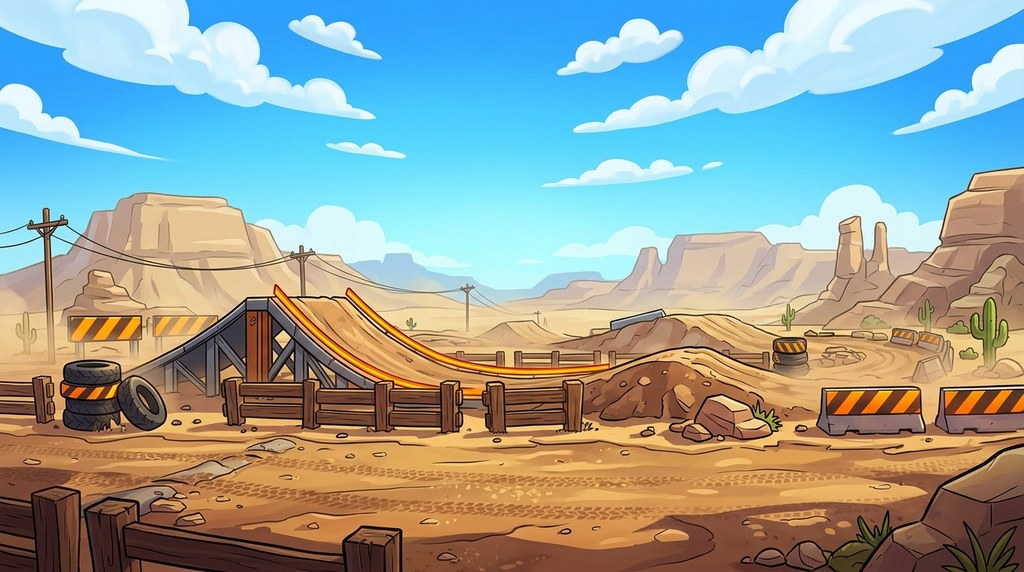
#> input picture assets/sky.jpg, 1024 x 572 px
$ python pipeline.py ../assets/sky.jpg --prefix ../assets/barrel.png
#> lines starting #> are read from the running program, lines starting #| are printed output that depends on the picture; after the words box and inside, x2 and y2 are one past the last pixel; in counts of white or black regions, pixels touching at a corner belong together
#!/usr/bin/env python3
"""Texture factory post-process: seamless tile + PBR maps (numpy+pillow only)."""
import argparse
from pathlib import Path

import numpy as np
from PIL import Image


def periodic_component(img):
    img = img.astype(np.float64)
    h, w = img.shape[:2]
    out = np.empty_like(img)
    for c in range(img.shape[2]):
        u = img[..., c]
        v = np.zeros_like(u)
        v[0, :] += u[-1, :] - u[0, :]
        v[-1, :] += u[0, :] - u[-1, :]
        v[:, 0] += u[:, -1] - u[:, 0]
        v[:, -1] += u[:, 0] - u[:, -1]
        fy = np.cos(2 * np.pi * np.arange(h) / h)[:, None]
        fx = np.cos(2 * np.pi * np.arange(w) / w)[None, :]
        denom = 2 * fy + 2 * fx - 4
        denom[0, 0] = 1.0
        s = np.fft.fft2(v) / denom
        s[0, 0] = 0.0
        out[..., c] = u - np.real(np.fft.ifft2(s))
    return np.clip(out, 0, 255)


# [19 lines left out: function offset_blend, not called in this run]


def flatten_luminance(img, sigma_frac=0.07):
    img = img.astype(np.float64)
    h, w = img.shape[:2]
    fy = np.fft.fftfreq(h)[:, None]
    fx = np.fft.fftfreq(w)[None, :]
    sigma = sigma_frac * min(h, w)
    k = np.exp(-2 * (np.pi * sigma) ** 2 * (fy ** 2 + fx ** 2))
    low = np.real(np.fft.ifft2(np.fft.fft2(img.mean(axis=2)) * k))
    return np.clip(img + (low.mean() - low)[..., None], 0, 255)


def _hcut_cyclic(D, tries=14):
    h, w = D.shape
    starts = np.argsort(D[:, 0] + D[:, -1])[:tries]
    best_cost, best_path = np.inf, None
    for s in starts:
        M = np.full((h, w), np.inf)
        M[s, 0] = D[s, 0]
        back = np.zeros((h, w), int)
        for j in range(1, w):
            prev = M[:, j - 1]
            up = np.concatenate(([np.inf], prev[:-1]))
            down = np.concatenate((prev[1:], [np.inf]))
            cand = np.stack([up, prev, down])
            M[:, j] = D[:, j] + cand.min(0)
            back[:, j] = cand.argmin(0) - 1
        if M[s, -1] >= best_cost:
            continue
        best_cost = M[s, -1]
        path = np.zeros(w, int)
        path[-1] = s
        for j in range(w - 1, 0, -1):
            path[j - 1] = path[j] + back[path[j], j]
        best_path = path
    return best_path


def _edge_energy(x):
    return (abs(np.diff(x, axis=1, prepend=x[:, :1]))
            + abs(np.diff(x, axis=0, prepend=x[:1])))


def _cut_axis(a, overlap, lam=0.6, stone_w=1.5, feather_px=3):
    n = a.shape[0]
    c = n // 2
    k = max(int(n * overlap / 2), 2)
    rolled = np.roll(a, c, axis=0)
    band = rolled[c - k:c + k].copy()
    cands = [int(n * f) for f in (0.25, 0.33, 0.5, 0.66, 0.75)]
    best, donor = np.inf, None
    for q in cands:
        if q - k < 0 or q + k > n:
            continue
        d = a[q - k:q + k]
        smooth = np.abs(d[k] - d[k - 1]).mean()
        fit = np.abs(band - d).mean()
        score = smooth * 3.0 + fit
        if score < best:
            best, donor = score, d
    D = np.abs(band - donor).mean(-1)
    cost = D + stone_w * (_edge_energy(band.mean(-1)) + _edge_energy(donor.mean(-1)))
    r = np.arange(k - 1)[:, None]
    up = _hcut_cyclic(cost[:k - 1] + lam * (k - 1 - r))
    lo = _hcut_cyclic(cost[k + 1:] + lam * r) + (k + 1)
    rows = np.arange(2 * k)[:, None]
    alpha = ((rows > up[None, :]) & (rows < lo[None, :])).astype(np.float64)
    if feather_px > 0:
        kern = np.ones(2 * feather_px + 1)
        kern /= kern.sum()
        alpha = np.apply_along_axis(
            lambda v: np.convolve(v, kern, mode="same"), 0, alpha)
        alpha[k - 1:k + 1] = 1.0
    rolled[c - k:c + k] = band * (1 - alpha[..., None]) + donor * alpha[..., None]
    return np.roll(rolled, -c, axis=0)


def make_seamless(img, overlap=0.25, flatten=True, blend="cut"):
    arr = np.asarray(img.convert("RGB")).astype(np.float64)
    if flatten:
        arr = flatten_luminance(arr)
    arr = periodic_component(arr)
    if blend == "cut":
        arr = _cut_axis(arr, overlap)
        arr = np.swapaxes(_cut_axis(np.swapaxes(arr, 0, 1), overlap), 0, 1)
        arr = np.clip(arr, 0, 255)
    else:
        arr = offset_blend(arr, overlap)
    return Image.fromarray(arr.astype(np.uint8))


def trim_border(img, frac):
    if frac <= 0:
        return img
    w, h = img.size
    k = int(min(w, h) * frac)
    return img.crop((k, k, w - k, h - k))


# [12 lines left out: function match_colors, not called in this run]


def run(inp, prefix, ref=None, trim=0.04, overlap=0.25, seam=True, blend="cut"):
#> called with inp = '../assets/sky.jpg', prefix = '../assets/barrel.png', trim = 0.04, overlap = 0.25, seam = True, blend = 'cut'
    out = Path(prefix)
    out.parent.mkdir(parents=True, exist_ok=True)
    img = trim_border(Image.open(inp), trim)
#> in trim_border, `w, h = img.size`: w = 1024; h = 572
#> in trim_border, `k = int(min(w, h) * frac)`: k = 22
    if ref:
        img = match_colors(img, Image.open(ref))
    if seam:
        img = make_seamless(img, overlap, blend=blend)
#> the loop in _cut_axis, `for q in cands:` made 5 passes
#> (smooth, fit, score, best) on pass 1: (2.74, 57, 65.21, 65.21)
#> (smooth, fit, score) on passes 2 to 5: (5.89, 56.01, 73.69), (9.08, 54.73, 81.97), (19.89, 56.51, 116.2), (16.4, 64.32, 113.5)
#> after the loop in _cut_axis, `for q in cands:`: best = 65.21
#> in _hcut_cyclic, `starts = np.argsort(D[:, 0] + D[:, -1])[:tries]`: starts = [17, 62, 43, 36, 41, 39, 42, 35, 63, 28, 27, 34, 33, 37]
#> the loop in _hcut_cyclic, `for s in starts:` made 14 passes
#> s on passes 2, 4, 5, 6, 7, 8, 9, 10, 12, 13, 14: 62, 36, 41, 39, 42, 35, 63, 28, 34, 33, 37
#> (s, best_cost) on passes 1, 3, 11: (17, 51288.8), (43, 51198.3), (27, 51184.8)
#> after the loop in _hcut_cyclic, `for s in starts:`:
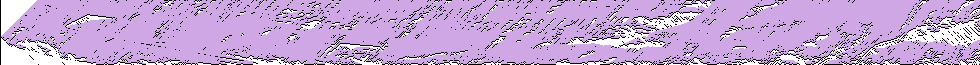
#> back: shape (65, 980) int64; 3 distinct labels, from -1 to 1; one colour per label, 0 black, -1 white
#> in _cut_axis, `up = _hcut_cyclic(cost[:k - 1] + lam * (k - 1 - r))`: up = 980 values, max 64 at index 95, min 16 at index 945, mean 56.37
#> call 2 of _hcut_cyclic, with tries = 14
#> in _hcut_cyclic (call 2), `starts = np.argsort(D[:, 0] + D[:, -1])[:tries]`: starts = [12, 6, 7, 10, 8, 11, 9, 5, 4, 3, 2, 1, 0, 13]
#> the loop in _hcut_cyclic (call 2), `for s in starts:` made 14 passes
#> s on passes 3, 4, 5, 6, 7, 9, 10, 11, 12, 13: 7, 10, 8, 11, 9, 4, 3, 2, 1, 0
#> (s, best_cost) on passes 1, 2, 8: (12, 39840.5), (6, 39812.4), (5, 39808.5)
#> after the loop in _hcut_cyclic (call 2), `for s in starts:`:
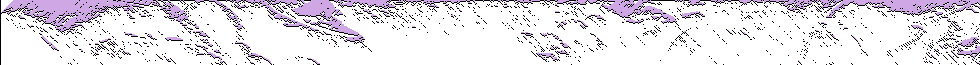
#> back: shape (65, 980) int64; 3 distinct labels, from -1 to 1; one colour per label, 0 black, -1 white
#> in _cut_axis, `lo = _hcut_cyclic(cost[k + 1:] + lam * r) + (k + 1)`: lo = 980 values, max 99 at index 60, min 67 at index 152, mean 72.72
#> in _cut_axis, `alpha = ((rows > up[None, :]) & (rows < lo[None, :])).astype(np.float64)`: alpha: shape (132, 980) float64; values 0 (black) and 1 (white), 11.6% white; 1 white region, box (x1, y1, x2, y2) and area: (0, 17, 980, 99) 15051
#> in _cut_axis, `alpha[k - 1:k + 1] = 1.0`: alpha: shape (132, 980) float64; min 0, max 1, mean 0.12
#> call 2 of _cut_axis, with overlap = 0.25, lam = 0.6, stone_w = 1.5, feather_px = 3
#> the loop in _cut_axis (call 2), `for q in cands:` made 5 passes
#> (smooth, fit, score, best) on passes 1 to 3: (10.17, 43.48, 73.98, 73.98), (7.67, 42.66, 65.68, 65.68), (3.02, 41.52, 50.59, 50.59)
#> (smooth, fit, score) on passes 4 to 5: (5.02, 42.95, 58.01), (5.91, 40.2, 57.94)
#> pass 1, in _cut_axis (call 2), `d = a[q - k:q + k]`:
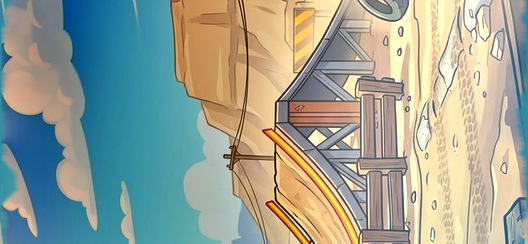
#> d: shape (244, 528, 3) float64; mean R, G, B 155.3, 162.3, 149.3
#> after the loop in _cut_axis (call 2), `for q in cands:`: best = 50.59
#> in _cut_axis (call 2), `cost = D + stone_w * (_edge_energy(band.mean(-1)) + _edge_energy(donor..`:
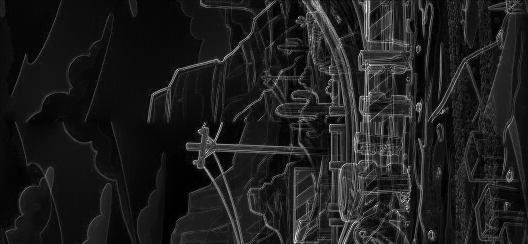
#> cost: shape (244, 528) float64; min 3.9, max 704.1, mean 86.8; drawn with min black and max white
#> call 3 of _hcut_cyclic, with tries = 14
#> in _hcut_cyclic (call 3), `starts = np.argsort(D[:, 0] + D[:, -1])[:tries]`: starts = [120, 118, 119, 117, 115, 116, 114, 112, 113, 111, 109, 110, 108, 107]
#> the loop in _hcut_cyclic (call 3), `for s in starts:` made 14 passes
#> s on passes 3 to 14: 119, 117, 115, 116, 114, 112, 113, 111, 109, 110, 108, 107
#> (s, best_cost) on passes 1 to 2: (120, 32076.6), (118, 32075.4)
#> after the loop in _hcut_cyclic (call 3), `for s in starts:`:
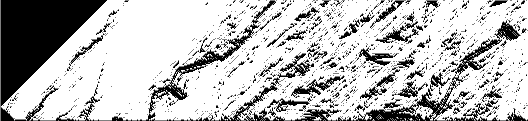
#> back: shape (121, 528) int64; min -1, max 1, mean 0.488; drawn with min black and max white
#> in _cut_axis (call 2), `up = _hcut_cyclic(cost[:k - 1] + lam * (k - 1 - r))`: up = 528 values, max 120 at index 5, min 109 at index 307, mean 117.4
#> call 4 of _hcut_cyclic, with tries = 14
#> in _hcut_cyclic (call 4), `starts = np.argsort(D[:, 0] + D[:, -1])[:tries]`: starts = [0, 3, 1, 2, 5, 4, 6, 7, 8, 10, 9, 11, 12, 16]
#> the loop in _hcut_cyclic (call 4), `for s in starts:` made 14 passes
#> best_cost on passes 1, 5: 29681.7, 29677.8
#> after the loop in _hcut_cyclic (call 4), `for s in starts:`:
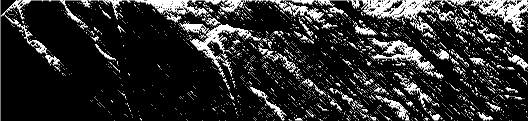
#> back: shape (121, 528) int64; min -1, max 1, mean -0.658; drawn with min black and max white
#> in _cut_axis (call 2), `lo = _hcut_cyclic(cost[k + 1:] + lam * r) + (k + 1)`: lo = 528 values, max 145 at index 503, min 123 at index 5, mean 128.3
#> in _cut_axis (call 2), `alpha = ((rows > up[None, :]) & (rows < lo[None, :])).astype(np.float64)`: alpha: shape (244, 528) float64; values 0 (black) and 1 (white), 4% white; 1 white region, box (x1, y1, x2, y2) and area: (0, 110, 528, 145) 5194
#> in _cut_axis (call 2), `alpha[k - 1:k + 1] = 1.0`:
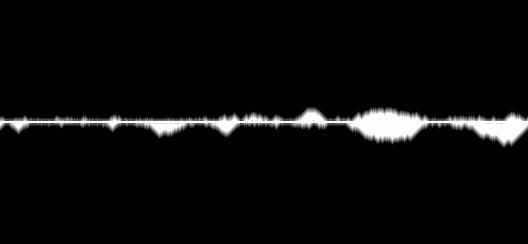
#> alpha: shape (244, 528) float64; min 0, max 1, mean 0.0427
    img.save(f"{prefix}_seamless.png")


if __name__ == "__main__":
    p = argparse.ArgumentParser()
    p.add_argument("input")
    p.add_argument("-o", "--prefix", required=True)
    p.add_argument("--ref", default=None)
    p.add_argument("--trim", type=float, default=0.04)
    p.add_argument("--overlap", type=float, default=0.25)
    p.add_argument("--blend", choices=["cut", "feather"], default="cut")
    p.add_argument("--no-seam", action="store_true")
    a = p.parse_args()
    run(a.input, a.prefix, a.ref, a.trim, a.overlap, seam=not a.no_seam, blend=a.blend)
